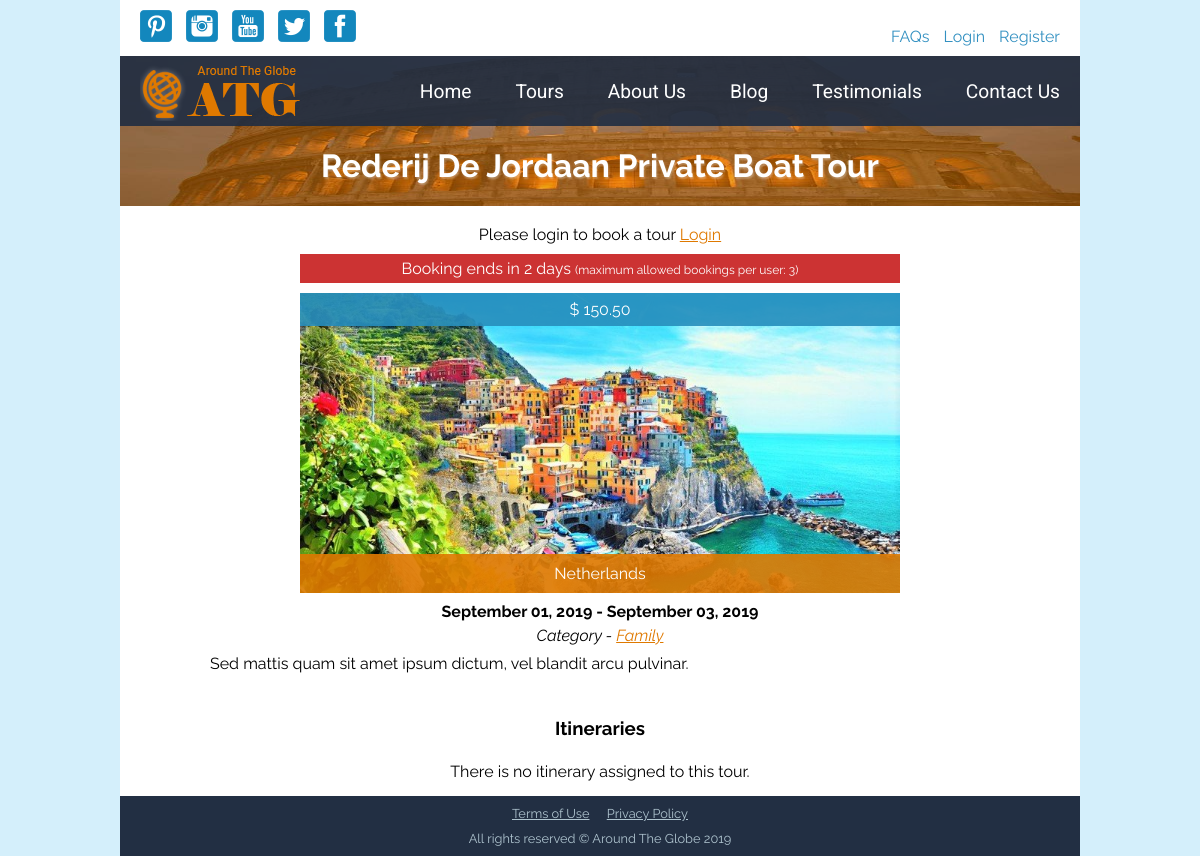
Page /single_tour.php?tour_id=9 on the earlier database version.
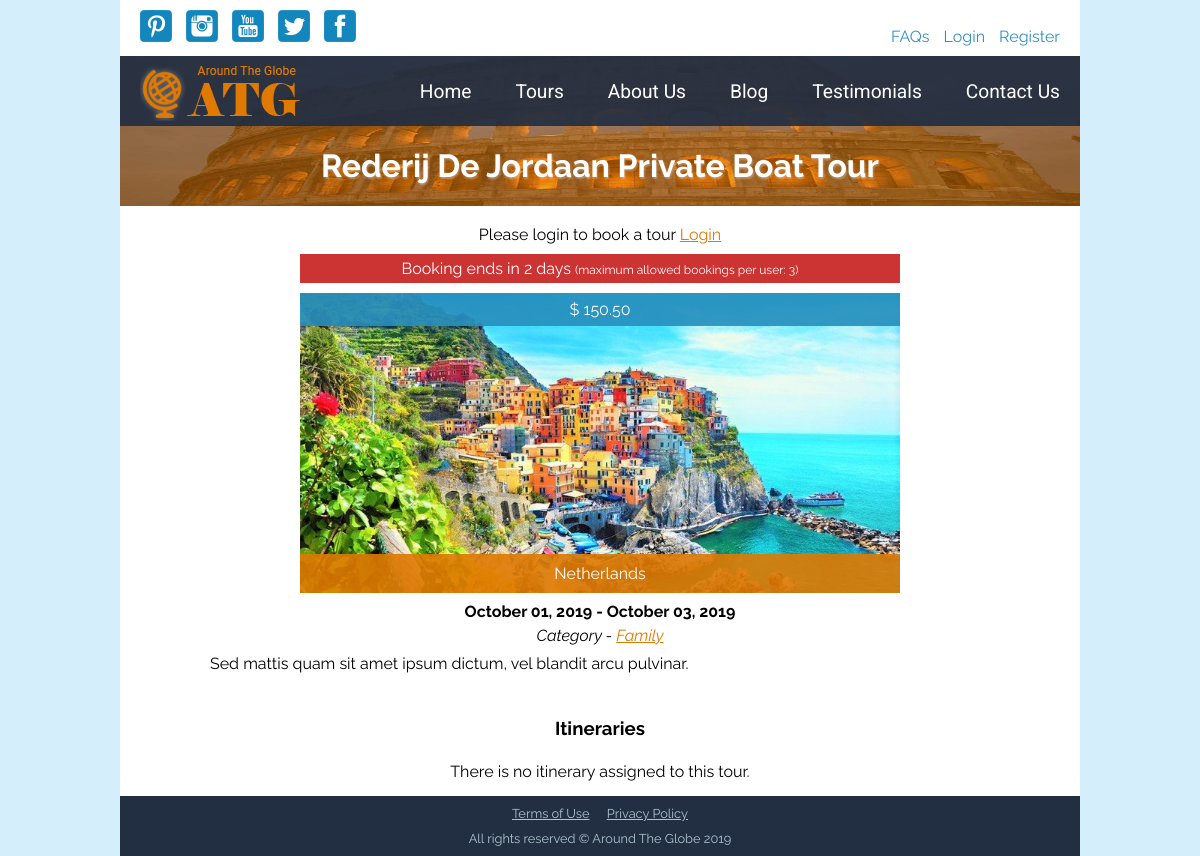
Same page on the later database version.
### tables this page shows
CREATE TABLE `tours` (
  `tour_id` int(11) NOT NULL AUTO_INCREMENT,
  `title` varchar(255) NOT NULL,
  `category_id` int(11) NOT NULL,
  `featured_image` varchar(255) NOT NULL,
  `thumbnail_image` varchar(255) NOT NULL,
  `description` text NOT NULL,
  `country` varchar(20) NOT NULL,
  `from_date` date NOT NULL,
  `to_date` date NOT NULL,
  `price` decimal(5,2) NOT NULL,
  `booking_ends` date NOT NULL,
  `bookings_available` int(3) NOT NULL,
  `max_allowed_bookings` int(1) NOT NULL,
  `is_featured` tinyint(1) NOT NULL DEFAULT '0',
  `is_published` tinyint(1) NOT NULL DEFAULT '0',
  `created_at` datetime NOT NULL DEFAULT CURRENT_TIMESTAMP,
  `updated_at` datetime DEFAULT NULL,
  PRIMARY KEY (`tour_id`)
);

CREATE TABLE `categories` (
  `category_id` int(11) NOT NULL AUTO_INCREMENT,
  `name` varchar(60) NOT NULL,
  `description` text,
  `created_at` datetime NOT NULL DEFAULT CURRENT_TIMESTAMP,
  `updated_at` datetime DEFAULT NULL,
  PRIMARY KEY (`category_id`)
);

### autoloaders.php (called while the page is built, shortened)
<?php
$autoload = function ($class){
	$prefix = "App\\";
	$base_dir = __DIR__ . '/classes/';
	$len = strlen($prefix);
	$sub_class = substr($class, $len);
	$file = $base_dir . str_replace('\\', '/', $sub_class) . '.php';
};

### classes/TourModel.php (called while the page is built, shortened)
<?php
class TourModel extends Model
{
	protected $table = 'tours';
	protected $key = 'tour_id';
	public function one($id)
	{
		$query = "SELECT
					tours.*,
					categories.name as category
					FROM
					{$this->table}
					JOIN
					categories USING(category_id)
					WHERE
					{$this->key} = :id";
		$params = array(':id' => $id);
		$stmt = static::$dbh->prepare($query);
		$stmt->execute($params);
		return $stmt->fetch(\PDO::FETCH_ASSOC);
	}
}

### app/functions.php (called while the page is built, shortened)
<?php
	function esc($string)
	{
		return htmlentities($string, null, "UTF-8");
	}
	function esc_attr($string)
	{
		return htmlentities($string, ENT_QUOTES, "UTF-8");
	}

### classes/ItinerariesModel.php (called while the page is built, shortened)
<?php
class ItinerariesModel extends Model
{
	public function tourItineraries($tour_id)
	{
		$query = "SELECT
					itineraries.*
					FROM
					itineraries
					JOIN
					itineraries_tours USING(itinerary_id)
					WHERE
					itineraries_tours.tour_id = :tour_id
					ORDER BY
					itineraries.name";
		$stmt = static::$dbh->prepare($query);
		$params = array(':tour_id' => $tour_id);
		$stmt->execute($params);
		return $stmt->fetchAll(\PDO::FETCH_ASSOC);
	}
}

### public/single_tour.php (the view, shortened to what the changed rows need)
<?php
    $obj_tour = new TourModel;
    $single_tour = $obj_tour->one($_GET['tour_id']);
    $obj_itineraries = new ItinerariesModel;
    $tour_itineraries = $obj_itineraries->tourItineraries($single_tour['tour_id']);
    require '../inc/head.inc.php';
?>
      <main>
        <div id="hero">
          <div>
            <h1><?=esc($single_tour['title'])?></h1>
          </div>
        </div>
        <div class="tour_container">
          <div class="tour_box">
            <?php if($_SESSION['logged_in']) : ?>
              <form action="add_to_cart.php" method="post">
                  <input type="hidden" name="tour_id"
                    value="<?=esc_attr($single_tour['tour_id'])?>">
                  <div class="quantity">
                    <label>Quantity</label>
                    <select name="quantity">
                      <?php
                        $max = $single_tour['max_allowed_bookings'];
                        for ($i=1; $i <= $max ; $i++) :
                      ?>
                        <option value="<?=esc_attr($i)?>"><?=esc($i)?></option>
                      <?php endfor; ?>
                    </select>
                  </div>
                  <button type="submit" id="book_now">Add to Cart</button>
              </form>
            <?php else : ?>
              Please login to book a tour
              <a class="login"
                href="login.php?request_from=single_tour.php?tour_id=<?=esc_attr($single_tour['tour_id'])?>">
                Login
              </a>
            <?php endif; ?>
            <p class="warn">
              <?php
                  $obj_from_date = date_create($single_tour['from_date']);
                  $obj_to_date = date_create($single_tour['to_date']);
                  $difference = date_diff($obj_from_date, $obj_to_date);
                  $days = $difference->format('%a');
                  $booking_ends = "Booking ends in $days days";
                  echo esc($booking_ends);
              ?>
              <span class="small">
                (maximum allowed bookings per user: <?=esc($single_tour['max_allowed_bookings'])?>)
              </span>
            </p>
            <div class="img">
              <img src="images/uploads/tours/featured/<?=esc_attr($single_tour['featured_image'])?>" alt="<?=esc_attr($single_tour['featured_image'])?>">
              <span class="rate">
                <?php
                  $price = '$ ' . $single_tour['price'];
                  echo esc($price);
                ?>
              </span>
              <span class="more country">
                <a href="#"><?=esc($single_tour['country'])?></a>
              </span>
            </div>
            <div class="description">
              <p>
                <strong>
                  <?php
                      $formatted_from_date = date('F d, Y', strtotime($single_tour['from_date']));
                      $formatted_to_date = date('F d, Y', strtotime($single_tour['to_date']));
                      $duration = $formatted_from_date . ' - ' . $formatted_to_date;
                      echo esc($duration);
                  ?>
                </strong>
              </p>
              <p>
                <em>
                  Category -
                  <a class="category"
                    href="tours.php?category_id=<?=esc_attr($single_tour['category_id'])?>">
                    <?=esc($single_tour['category'])?>
                  </a>
                </em>
              </p>
              <p class="justify">
                <?=esc($single_tour['description'])?>
              </p>
              <h3>Itineraries</h3>
              <?php if(count($tour_itineraries) > 0) : ?>
                <ul>
                  <?php foreach ($tour_itineraries as $itinerary) : ?>
                    <li>
                      <strong><?=esc($itinerary['name'])?>: </strong>
                      <span><?=esc($itinerary['description'])?></span>
                    </li>
                  <?php endforeach; ?>
                </ul>
              <?php else : ?>
                <p>There is no itinerary assigned to this tour.</p>
              <?php endif; ?>
            </div>
          </div>
        </div>
      </main>
      <?php
          require '../inc/footer.inc.php';
      ?>

Differences in the rows shown:
changed tours "Rederij De Jordaan Private Boat Tour": duration "September 01, 2019 - September 03, 2019" → "October 01, 2019 - October 03, 2019"
